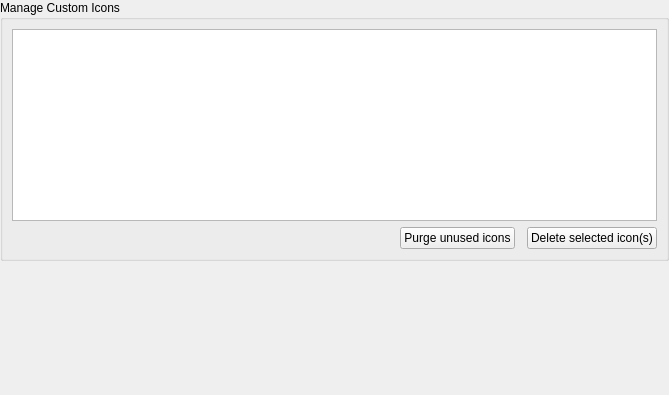
<?xml version="1.0" encoding="UTF-8"?>
<ui version="4.0">
 <class>DatabaseSettingsWidgetMaintenance</class>
 <widget class="QWidget" name="DatabaseSettingsWidgetMaintenance">
  <property name="geometry">
   <rect>
    <x>0</x>
    <y>0</y>
    <width>669</width>
    <height>395</height>
   </rect>
  </property>
  <property name="sizePolicy">
   <sizepolicy hsizetype="MinimumExpanding" vsizetype="Preferred">
    <horstretch>0</horstretch>
    <verstretch>0</verstretch>
   </sizepolicy>
  </property>
  <property name="minimumSize">
   <size>
    <width>450</width>
    <height>0</height>
   </size>
  </property>
  <layout class="QVBoxLayout" name="verticalLayout">
   <property name="spacing">
    <number>20</number>
   </property>
   <property name="leftMargin">
    <number>0</number>
   </property>
   <property name="topMargin">
    <number>0</number>
   </property>
   <property name="rightMargin">
    <number>0</number>
   </property>
   <property name="bottomMargin">
    <number>0</number>
   </property>
   <item>
    <widget class="QGroupBox" name="groupBox">
     <property name="title">
      <string>Manage Custom Icons</string>
     </property>
     <layout class="QVBoxLayout" name="verticalLayout_1">
      <item>
       <widget class="QListView" name="customIconsView">
        <property name="editTriggers">
         <set>QAbstractItemView::NoEditTriggers</set>
        </property>
        <property name="selectionMode">
         <enum>QAbstractItemView::MultiSelection</enum>
        </property>
        <property name="movement">
         <enum>QListView::Static</enum>
        </property>
        <property name="flow">
         <enum>QListView::LeftToRight</enum>
        </property>
        <property name="isWrapping" stdset="0">
         <bool>true</bool>
        </property>
        <property name="resizeMode">
         <enum>QListView::Adjust</enum>
        </property>
        <property name="spacing">
         <number>4</number>
        </property>
        <property name="viewMode">
         <enum>QListView::ListMode</enum>
        </property>
       </widget>
      </item>
      <item>
       <layout class="QHBoxLayout" name="customIconButtonsHorizontalLayout">
        <property name="spacing">
         <number>12</number>
        </property>
        <item>
         <spacer name="customIconButtonsSpacer">
          <property name="orientation">
           <enum>Qt::Horizontal</enum>
          </property>
          <property name="sizeHint" stdset="0">
           <size>
            <width>40</width>
            <height>20</height>
           </size>
          </property>
         </spacer>
        </item>
        <item>
         <widget class="Material::OutlinedButton" name="purgeButton">
          <property name="toolTip">
           <string>Delete all custom icons not in use by any entry or group</string>
          </property>
          <property name="accessibleName">
           <string>Delete all custom icons not in use by any entry or group</string>
          </property>
          <property name="text">
           <string>Purge unused icons</string>
          </property>
          <property name="symbol">
           <string notr="true">build</string>
          </property>
         </widget>
        </item>
        <item>
         <widget class="Material::TonalButton" name="deleteButton">
          <property name="text">
           <string>Delete selected icon(s)</string>
          </property>
          <property name="symbol">
           <string notr="true">delete</string>
          </property>
         </widget>
        </item>
       </layout>
      </item>
     </layout>
    </widget>
   </item>
   <item>
    <spacer name="verticalSpacer">
     <property name="orientation">
      <enum>Qt::Vertical</enum>
     </property>
     <property name="sizeHint" stdset="0">
      <size>
       <width>20</width>
       <height>40</height>
      </size>
     </property>
    </spacer>
   </item>
  </layout>
 </widget>
 <customwidgets>
  <customwidget>
   <class>Material::TonalButton</class>
   <extends>QPushButton</extends>
   <header>gui/material/MaterialButtons.h</header>
  </customwidget>
  <customwidget>
   <class>Material::OutlinedButton</class>
   <extends>QPushButton</extends>
   <header>gui/material/MaterialButtons.h</header>
  </customwidget>
 </customwidgets>
 <resources/>
 <connections/>
</ui>
